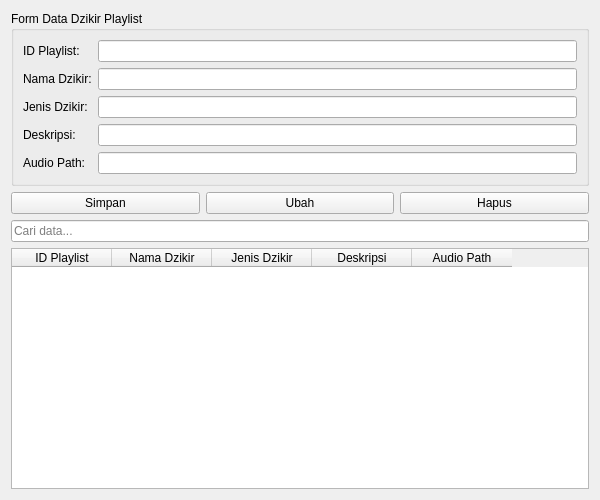
<?xml version="1.0" encoding="UTF-8"?>
<ui version="4.0">
 <class>Form</class>
 <widget class="QWidget" name="Form">
  <property name="geometry">
   <rect>
    <x>0</x>
    <y>0</y>
    <width>600</width>
    <height>500</height>
   </rect>
  </property>
  <property name="windowTitle">
   <string>Data Dzikir Playlist</string>
  </property>
  <layout class="QVBoxLayout" name="verticalLayout">
   <item>
    <widget class="QGroupBox" name="groupBox">
     <property name="title">
      <string>Form Data Dzikir Playlist</string>
     </property>
     <layout class="QFormLayout" name="formLayout">
      <item row="0" column="0">
       <widget class="QLabel" name="label">
        <property name="text">
         <string>ID Playlist:</string>
        </property>
       </widget>
      </item>
      <item row="0" column="1">
       <widget class="QLineEdit" name="editIdPlaylist"/>
      </item>
      <item row="1" column="0">
       <widget class="QLabel" name="label_2">
        <property name="text">
         <string>Nama Dzikir:</string>
        </property>
       </widget>
      </item>
      <item row="1" column="1">
       <widget class="QLineEdit" name="editNamaDzikir"/>
      </item>
      <item row="2" column="0">
       <widget class="QLabel" name="label_3">
        <property name="text">
         <string>Jenis Dzikir:</string>
        </property>
       </widget>
      </item>
      <item row="2" column="1">
       <widget class="QLineEdit" name="editJenisDzikir"/>
      </item>
      <item row="3" column="0">
       <widget class="QLabel" name="label_4">
        <property name="text">
         <string>Deskripsi:</string>
        </property>
       </widget>
      </item>
      <item row="3" column="1">
       <widget class="QLineEdit" name="editDeskripsi"/>
      </item>
      <item row="4" column="0">
       <widget class="QLabel" name="label_5">
        <property name="text">
         <string>Audio Path:</string>
        </property>
       </widget>
      </item>
      <item row="4" column="1">
       <widget class="QLineEdit" name="editAudioPath"/>
      </item>
     </layout>
    </widget>
   </item>
   <item>
    <layout class="QHBoxLayout" name="horizontalLayout">
     <item>
      <widget class="QPushButton" name="btnSimpan">
       <property name="text">
        <string>Simpan</string>
       </property>
      </widget>
     </item>
     <item>
      <widget class="QPushButton" name="btnUbah">
       <property name="text">
        <string>Ubah</string>
       </property>
      </widget>
     </item>
     <item>
      <widget class="QPushButton" name="btnHapus">
       <property name="text">
        <string>Hapus</string>
       </property>
      </widget>
     </item>
    </layout>
   </item>
   <item>
    <widget class="QLineEdit" name="editCari">
     <property name="placeholderText">
      <string>Cari data...</string>
     </property>
    </widget>
   </item>
   <item>
    <widget class="QTableWidget" name="tabelDzikirPlaylist">
     <column>
      <property name="text">
       <string>ID Playlist</string>
      </property>
     </column>
     <column>
      <property name="text">
       <string>Nama Dzikir</string>
      </property>
     </column>
     <column>
      <property name="text">
       <string>Jenis Dzikir</string>
      </property>
     </column>
     <column>
      <property name="text">
       <string>Deskripsi</string>
      </property>
     </column>
     <column>
      <property name="text">
       <string>Audio Path</string>
      </property>
     </column>
    </widget>
   </item>
  </layout>
 </widget>
 <resources/>
 <connections/>
</ui>
